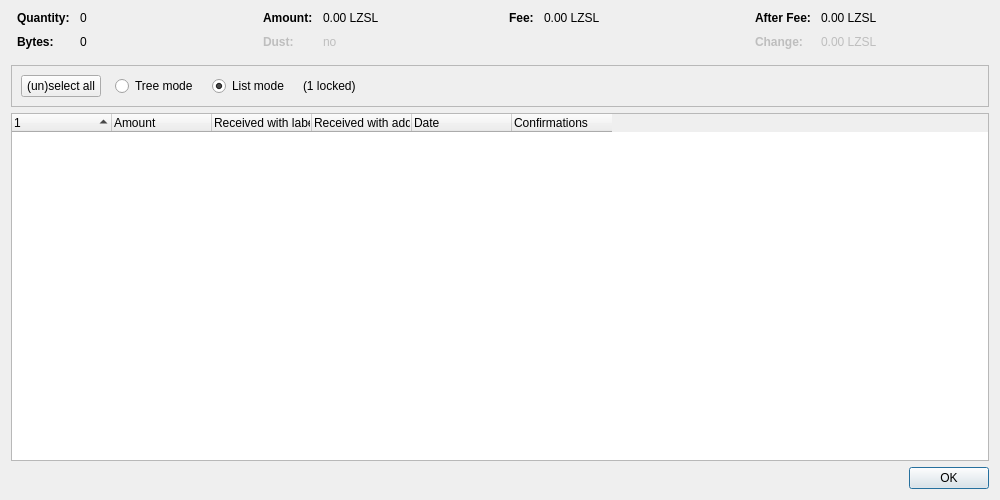
<?xml version="1.0" encoding="UTF-8"?>
<ui version="4.0">
 <class>CoinControlDialog</class>
 <widget class="QDialog" name="CoinControlDialog">
  <property name="geometry">
   <rect>
    <x>0</x>
    <y>0</y>
    <width>1000</width>
    <height>500</height>
   </rect>
  </property>
  <property name="windowTitle">
   <string>Coin Selection</string>
  </property>
  <layout class="QVBoxLayout" name="verticalLayout">
   <item>
    <layout class="QHBoxLayout" name="horizontalLayoutTop" stretch="0,0,0,0">
     <property name="topMargin">
      <number>0</number>
     </property>
     <property name="bottomMargin">
      <number>10</number>
     </property>
     <item>
      <layout class="QFormLayout" name="formLayoutCoinControl1">
       <property name="horizontalSpacing">
        <number>10</number>
       </property>
       <property name="verticalSpacing">
        <number>10</number>
       </property>
       <property name="leftMargin">
        <number>6</number>
       </property>
       <property name="rightMargin">
        <number>6</number>
       </property>
       <item row="0" column="0">
        <widget class="QLabel" name="labelCoinControlQuantityText">
         <property name="font">
          <font>
           <weight>75</weight>
           <bold>true</bold>
          </font>
         </property>
         <property name="text">
          <string>Quantity:</string>
         </property>
        </widget>
       </item>
       <item row="0" column="1">
        <widget class="QLabel" name="labelCoinControlQuantity">
         <property name="cursor">
          <cursorShape>IBeamCursor</cursorShape>
         </property>
         <property name="contextMenuPolicy">
          <enum>Qt::ActionsContextMenu</enum>
         </property>
         <property name="text">
          <string notr="true">0</string>
         </property>
         <property name="textInteractionFlags">
          <set>Qt::LinksAccessibleByMouse|Qt::TextSelectableByKeyboard|Qt::TextSelectableByMouse</set>
         </property>
        </widget>
       </item>
       <item row="1" column="0">
        <widget class="QLabel" name="labelCoinControlBytesText">
         <property name="font">
          <font>
           <weight>75</weight>
           <bold>true</bold>
          </font>
         </property>
         <property name="text">
          <string>Bytes:</string>
         </property>
        </widget>
       </item>
       <item row="1" column="1">
        <widget class="QLabel" name="labelCoinControlBytes">
         <property name="cursor">
          <cursorShape>IBeamCursor</cursorShape>
         </property>
         <property name="contextMenuPolicy">
          <enum>Qt::ActionsContextMenu</enum>
         </property>
         <property name="text">
          <string notr="true">0</string>
         </property>
         <property name="textInteractionFlags">
          <set>Qt::LinksAccessibleByMouse|Qt::TextSelectableByKeyboard|Qt::TextSelectableByMouse</set>
         </property>
        </widget>
       </item>
      </layout>
     </item>
     <item>
      <layout class="QFormLayout" name="formLayoutCoinControl2">
       <property name="horizontalSpacing">
        <number>10</number>
       </property>
       <property name="verticalSpacing">
        <number>10</number>
       </property>
       <property name="leftMargin">
        <number>6</number>
       </property>
       <property name="rightMargin">
        <number>6</number>
       </property>
       <item row="0" column="0">
        <widget class="QLabel" name="labelCoinControlAmountText">
         <property name="font">
          <font>
           <weight>75</weight>
           <bold>true</bold>
          </font>
         </property>
         <property name="text">
          <string>Amount:</string>
         </property>
        </widget>
       </item>
       <item row="0" column="1">
        <widget class="QLabel" name="labelCoinControlAmount">
         <property name="cursor">
          <cursorShape>IBeamCursor</cursorShape>
         </property>
         <property name="contextMenuPolicy">
          <enum>Qt::ActionsContextMenu</enum>
         </property>
         <property name="text">
          <string notr="true">0.00 LZSL</string>
         </property>
         <property name="textInteractionFlags">
          <set>Qt::LinksAccessibleByMouse|Qt::TextSelectableByKeyboard|Qt::TextSelectableByMouse</set>
         </property>
        </widget>
       </item>
       <item row="1" column="0">
        <widget class="QLabel" name="labelCoinControlLowOutputText">
         <property name="enabled">
          <bool>false</bool>
         </property>
         <property name="font">
          <font>
           <weight>75</weight>
           <bold>true</bold>
          </font>
         </property>
         <property name="text">
          <string>Dust:</string>
         </property>
        </widget>
       </item>
       <item row="1" column="1">
        <widget class="QLabel" name="labelCoinControlLowOutput">
         <property name="enabled">
          <bool>false</bool>
         </property>
         <property name="cursor">
          <cursorShape>IBeamCursor</cursorShape>
         </property>
         <property name="contextMenuPolicy">
          <enum>Qt::ActionsContextMenu</enum>
         </property>
         <property name="text">
          <string notr="true">no</string>
         </property>
         <property name="textInteractionFlags">
          <set>Qt::LinksAccessibleByMouse|Qt::TextSelectableByKeyboard|Qt::TextSelectableByMouse</set>
         </property>
        </widget>
       </item>
      </layout>
     </item>
     <item>
      <layout class="QFormLayout" name="formLayoutCoinControl3">
       <property name="horizontalSpacing">
        <number>10</number>
       </property>
       <property name="verticalSpacing">
        <number>10</number>
       </property>
       <property name="leftMargin">
        <number>6</number>
       </property>
       <property name="rightMargin">
        <number>6</number>
       </property>
       <item row="0" column="0">
        <widget class="QLabel" name="labelCoinControlFeeText">
         <property name="font">
          <font>
           <weight>75</weight>
           <bold>true</bold>
          </font>
         </property>
         <property name="text">
          <string>Fee:</string>
         </property>
        </widget>
       </item>
       <item row="0" column="1">
        <widget class="QLabel" name="labelCoinControlFee">
         <property name="cursor">
          <cursorShape>IBeamCursor</cursorShape>
         </property>
         <property name="contextMenuPolicy">
          <enum>Qt::ActionsContextMenu</enum>
         </property>
         <property name="text">
          <string notr="true">0.00 LZSL</string>
         </property>
         <property name="textInteractionFlags">
          <set>Qt::LinksAccessibleByMouse|Qt::TextSelectableByKeyboard|Qt::TextSelectableByMouse</set>
         </property>
        </widget>
       </item>
      </layout>
     </item>
     <item>
      <layout class="QFormLayout" name="formLayoutCoinControl4">
       <property name="horizontalSpacing">
        <number>10</number>
       </property>
       <property name="verticalSpacing">
        <number>10</number>
       </property>
       <property name="leftMargin">
        <number>6</number>
       </property>
       <property name="rightMargin">
        <number>6</number>
       </property>
       <item row="0" column="0">
        <widget class="QLabel" name="labelCoinControlAfterFeeText">
         <property name="font">
          <font>
           <weight>75</weight>
           <bold>true</bold>
          </font>
         </property>
         <property name="text">
          <string>After Fee:</string>
         </property>
        </widget>
       </item>
       <item row="0" column="1">
        <widget class="QLabel" name="labelCoinControlAfterFee">
         <property name="cursor">
          <cursorShape>IBeamCursor</cursorShape>
         </property>
         <property name="contextMenuPolicy">
          <enum>Qt::ActionsContextMenu</enum>
         </property>
         <property name="text">
          <string notr="true">0.00 LZSL</string>
         </property>
         <property name="textInteractionFlags">
          <set>Qt::LinksAccessibleByMouse|Qt::TextSelectableByKeyboard|Qt::TextSelectableByMouse</set>
         </property>
        </widget>
       </item>
       <item row="1" column="0">
        <widget class="QLabel" name="labelCoinControlChangeText">
         <property name="enabled">
          <bool>false</bool>
         </property>
         <property name="font">
          <font>
           <weight>75</weight>
           <bold>true</bold>
          </font>
         </property>
         <property name="text">
          <string>Change:</string>
         </property>
        </widget>
       </item>
       <item row="1" column="1">
        <widget class="QLabel" name="labelCoinControlChange">
         <property name="enabled">
          <bool>false</bool>
         </property>
         <property name="cursor">
          <cursorShape>IBeamCursor</cursorShape>
         </property>
         <property name="contextMenuPolicy">
          <enum>Qt::ActionsContextMenu</enum>
         </property>
         <property name="text">
          <string notr="true">0.00 LZSL</string>
         </property>
         <property name="textInteractionFlags">
          <set>Qt::LinksAccessibleByMouse|Qt::TextSelectableByKeyboard|Qt::TextSelectableByMouse</set>
         </property>
        </widget>
       </item>
      </layout>
     </item>
    </layout>
   </item>
   <item>
    <widget class="QFrame" name="frame">
     <property name="minimumSize">
      <size>
       <width>0</width>
       <height>40</height>
      </size>
     </property>
     <property name="frameShape">
      <enum>QFrame::StyledPanel</enum>
     </property>
     <property name="frameShadow">
      <enum>QFrame::Sunken</enum>
     </property>
     <layout class="QHBoxLayout" name="horizontalLayout">
      <item>
       <layout class="QHBoxLayout" name="horizontalLayoutPanel" stretch="0,0,0,0,0">
        <property name="spacing">
         <number>14</number>
        </property>
        <item>
         <widget class="QPushButton" name="pushButtonSelectAll">
          <property name="sizePolicy">
           <sizepolicy hsizetype="Maximum" vsizetype="Fixed">
            <horstretch>0</horstretch>
            <verstretch>0</verstretch>
           </sizepolicy>
          </property>
          <property name="text">
           <string>(un)select all</string>
          </property>
          <property name="autoDefault">
           <bool>false</bool>
          </property>
         </widget>
        </item>
        <item>
         <widget class="QRadioButton" name="radioTreeMode">
          <property name="sizePolicy">
           <sizepolicy hsizetype="Maximum" vsizetype="Fixed">
            <horstretch>0</horstretch>
            <verstretch>0</verstretch>
           </sizepolicy>
          </property>
          <property name="text">
           <string>Tree mode</string>
          </property>
         </widget>
        </item>
        <item>
         <widget class="QRadioButton" name="radioListMode">
          <property name="sizePolicy">
           <sizepolicy hsizetype="Maximum" vsizetype="Fixed">
            <horstretch>0</horstretch>
            <verstretch>0</verstretch>
           </sizepolicy>
          </property>
          <property name="text">
           <string>List mode</string>
          </property>
          <property name="checked">
           <bool>true</bool>
          </property>
         </widget>
        </item>
        <item>
         <widget class="QLabel" name="labelLocked">
          <property name="text">
           <string notr="true">(1 locked)</string>
          </property>
         </widget>
        </item>
        <item>
         <spacer name="horizontalSpacer">
          <property name="orientation">
           <enum>Qt::Horizontal</enum>
          </property>
          <property name="sizeHint" stdset="0">
           <size>
            <width>40</width>
            <height>20</height>
           </size>
          </property>
         </spacer>
        </item>
       </layout>
      </item>
     </layout>
    </widget>
   </item>
   <item>
    <widget class="CoinControlTreeWidget" name="treeWidget">
     <property name="contextMenuPolicy">
      <enum>Qt::CustomContextMenu</enum>
     </property>
     <property name="sortingEnabled">
      <bool>false</bool>
     </property>
     <property name="columnCount">
      <number>6</number>
     </property>
     <attribute name="headerShowSortIndicator" stdset="0">
      <bool>true</bool>
     </attribute>
     <attribute name="headerStretchLastSection">
      <bool>false</bool>
     </attribute>
     <column>
      <property name="text">
       <string/>
      </property>
     </column>
     <column>
      <property name="text">
       <string>Amount</string>
      </property>
     </column>
     <column>
      <property name="text">
       <string>Received with label</string>
      </property>
     </column>
     <column>
      <property name="text">
       <string>Received with address</string>
      </property>
     </column>
     <column>
      <property name="text">
       <string>Date</string>
      </property>
     </column>
     <column>
      <property name="text">
       <string>Confirmations</string>
      </property>
      <property name="toolTip">
       <string>Confirmed</string>
      </property>
     </column>
     <column>
      <property name="text">
       <string/>
      </property>
     </column>
     <column>
      <property name="text">
       <string/>
      </property>
     </column>
     <column>
      <property name="text">
       <string/>
      </property>
     </column>
     <column>
      <property name="text">
       <string/>
      </property>
     </column>
    </widget>
   </item>
   <item>
    <widget class="QDialogButtonBox" name="buttonBox">
     <property name="orientation">
      <enum>Qt::Horizontal</enum>
     </property>
     <property name="standardButtons">
      <set>QDialogButtonBox::Ok</set>
     </property>
    </widget>
   </item>
  </layout>
 </widget>
 <customwidgets>
  <customwidget>
   <class>CoinControlTreeWidget</class>
   <extends>QTreeWidget</extends>
   <header>qt/coincontroltreewidget.h</header>
  </customwidget>
 </customwidgets>
 <resources/>
 <connections/>
</ui>
